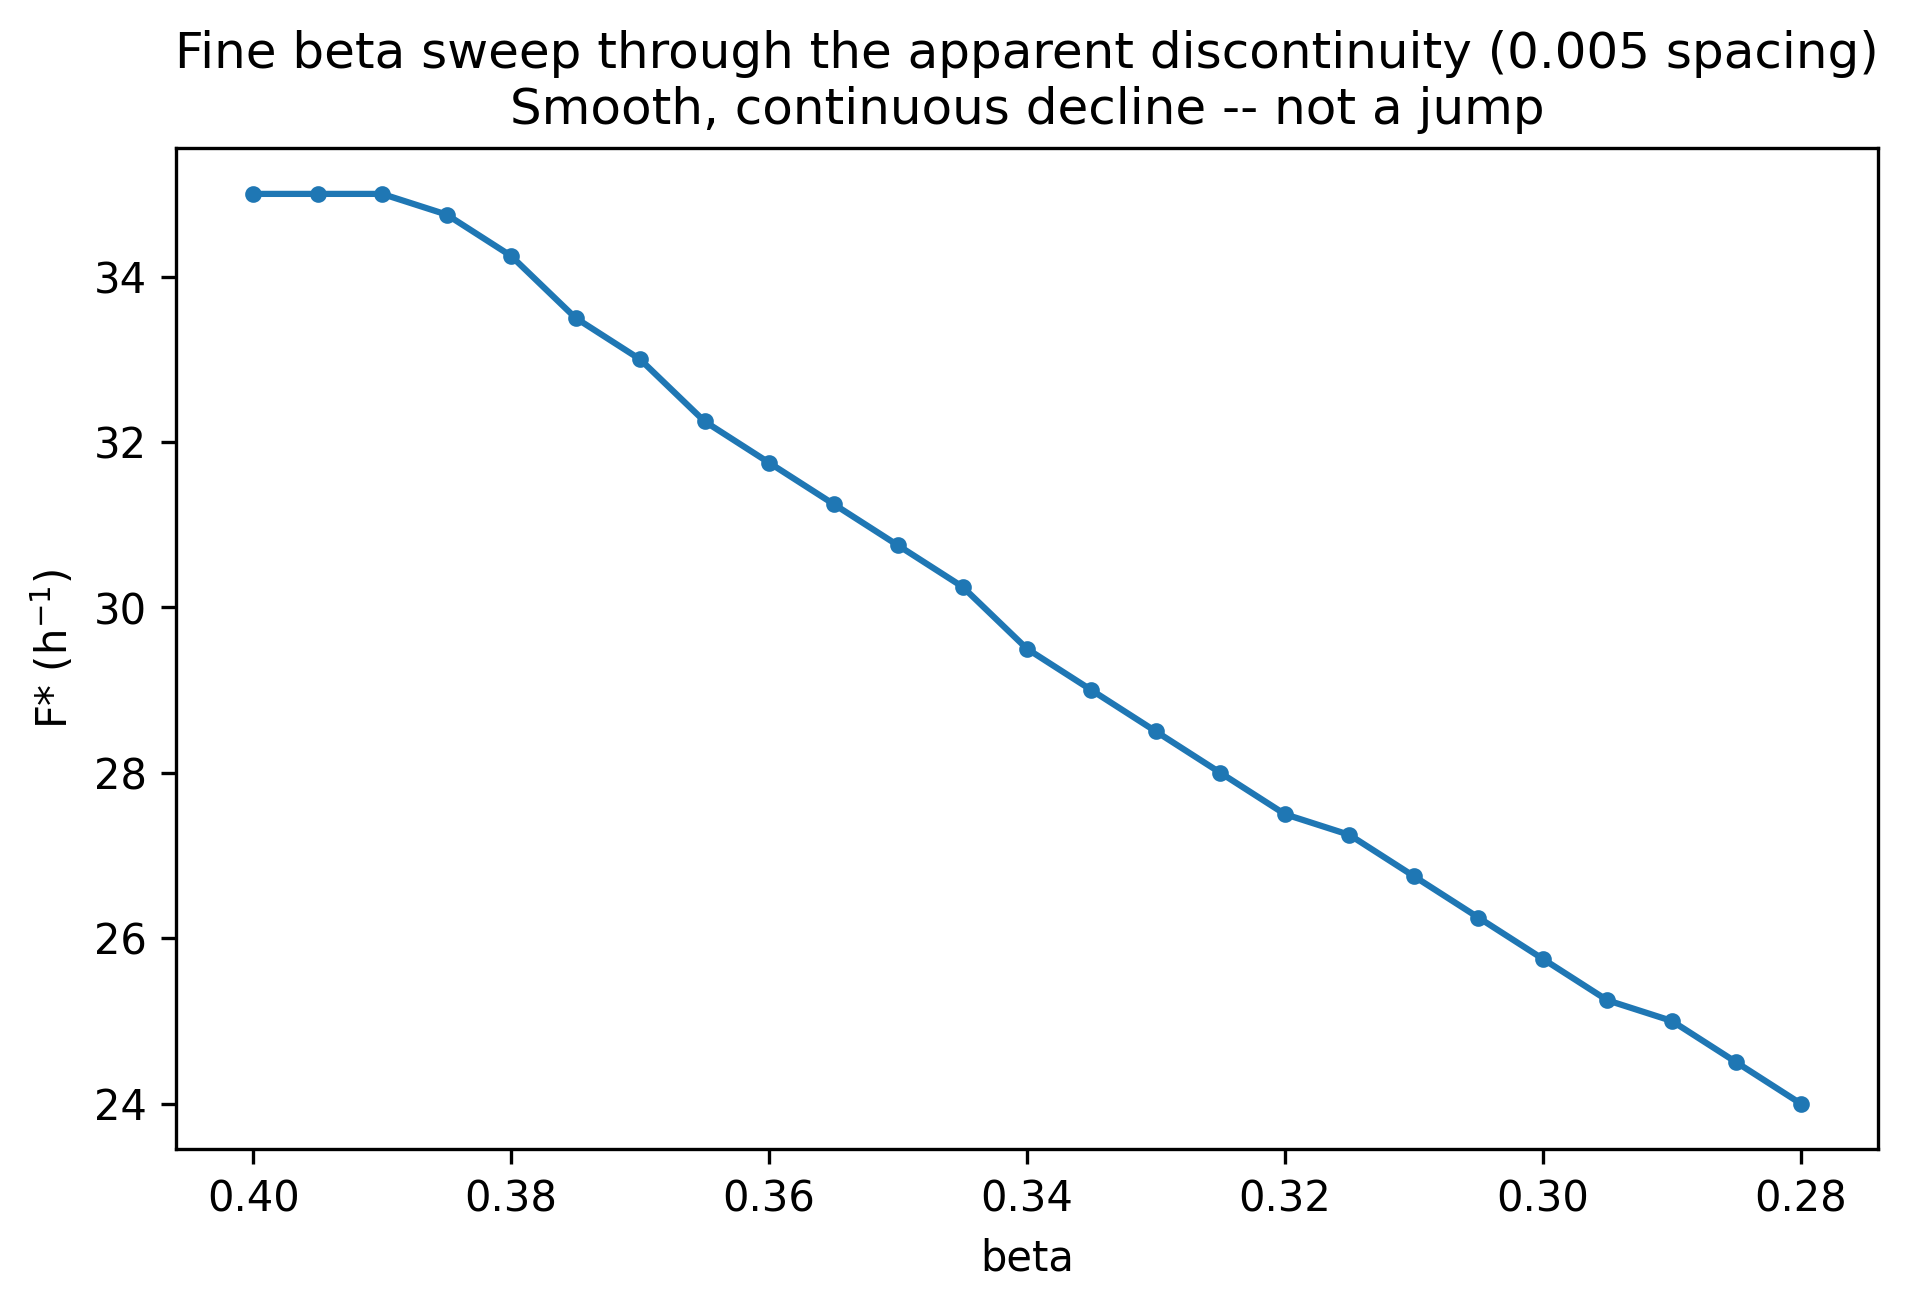

Generate this figure with Python:
import numpy as np
import matplotlib
matplotlib.use("Agg")
import matplotlib.pyplot as plt

from open_loop_testing.optimum_trajectory import find_optimum


def sweep(F_grid, T_R_grid, beta_range, beta_step, alpha, C_A0, T_in, C,
           price_B, price_A0, price_energy):
    betas = np.round(np.arange(beta_range[0], beta_range[1] - beta_step / 2, -beta_step), 4)
    rows = []
    for beta in betas:
        r = find_optimum(F_grid, T_R_grid, float(beta), alpha, C_A0, T_in, C, price_B, price_A0, price_energy)
        rows.append({"beta": float(beta), "F_star": r["F_star"], "T_R_star": r["T_R_star"],
                      "profit_star": r["profit_star"]})
    return rows


if __name__ == "__main__":
    import json
    import time

    from models.params import load_params
    from utils.provenance import save_with_provenance

    start_time = time.time()
    PARAMS = load_params()
    C = PARAMS["certain_params"]
    feed = PARAMS["nominal_feed"]
    econ = PARAMS["economics"]
    kw = dict(alpha=PARAMS["uncertain_params"]["alpha_nominal"], C_A0=feed["C_A0"], T_in=feed["T_in"], C=C)
    prices = dict(price_B=econ["price_B"], price_A0=econ["price_A0"], price_energy=econ["price_energy"])

    F_grid = np.linspace(5.0, 35.0, 121)
    T_R_grid = np.linspace(100.0, 150.0, 201)
    beta_range = (0.40, 0.28)
    beta_step = 0.005

    rows = sweep(F_grid, T_R_grid, beta_range, beta_step, **kw, **prices)

    fig, ax = plt.subplots(figsize=(6.5, 4.5))
    ax.plot([r["beta"] for r in rows], [r["F_star"] for r in rows], "o-", ms=3)
    ax.invert_xaxis()
    ax.set_xlabel("beta")
    ax.set_ylabel("F* (h$^{-1}$)")
    ax.set_title("Fine beta sweep through the apparent discontinuity (0.005 spacing)\n"
                 "Smooth, continuous decline -- not a jump")
    fig.tight_layout()

    out_path = "open_loop_testing/fine_beta_sweep_check.png"
    fig.savefig(out_path, dpi=300, bbox_inches="tight")
    print(f"Saved {out_path}")

    json_path = "open_loop_testing/fine_beta_sweep_check.json"
    with open(json_path, "w") as f:
        json.dump(rows, f, indent=2)

    sidecar = save_with_provenance(
        [json_path, out_path], data=None,
        params={"beta_range": list(beta_range), "beta_step": beta_step, **prices},
        script=__file__, start_time=start_time,
        extra={"conclusion": "smooth continuous decline, not a jump"},
    )
    print(f"Saved {json_path}, {sidecar}")
